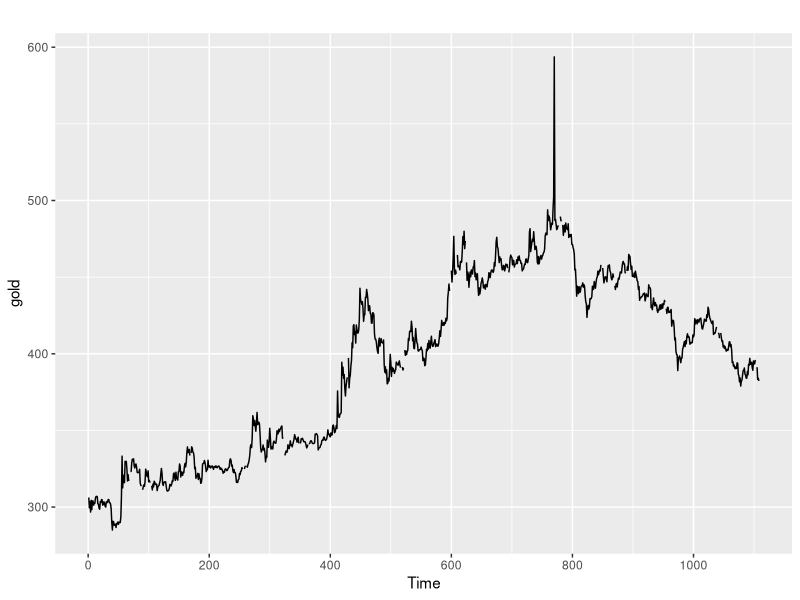
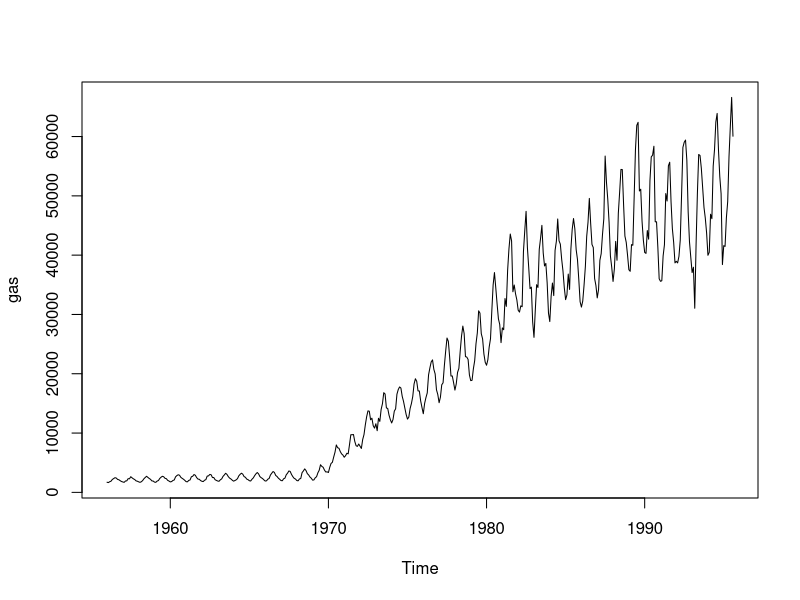
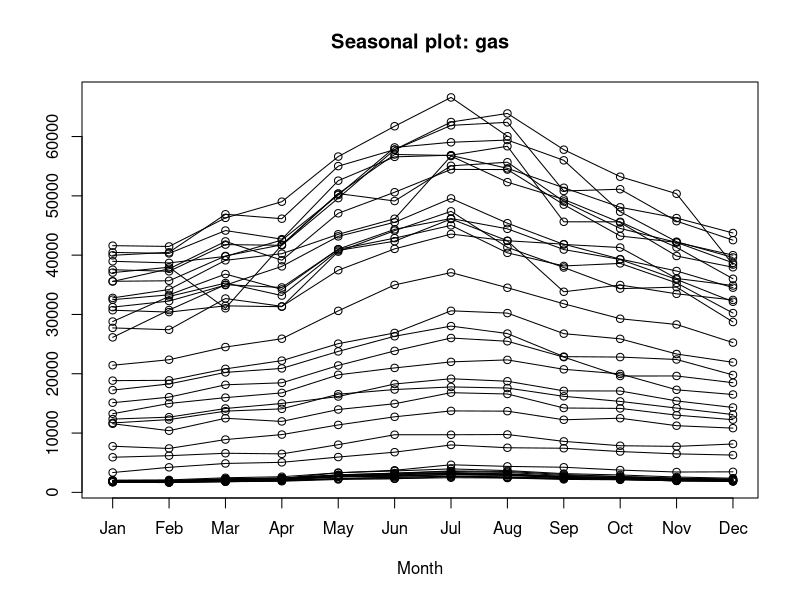
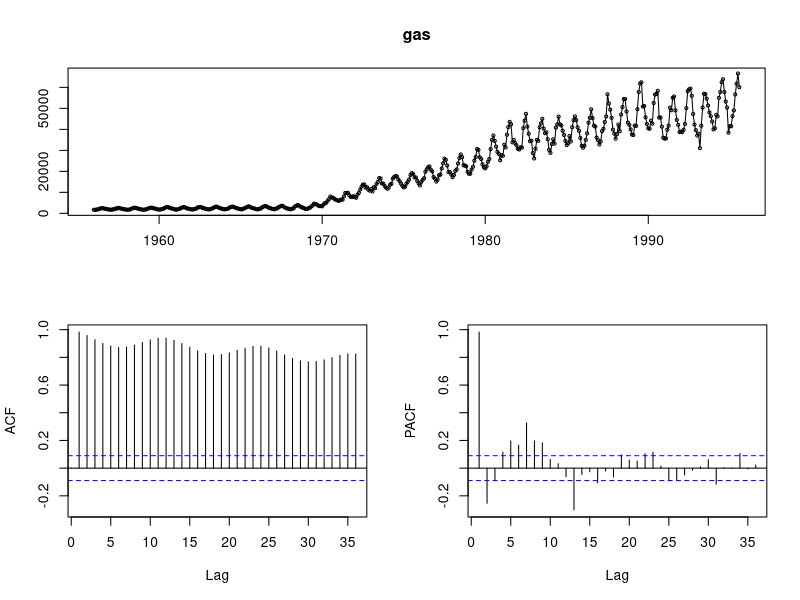
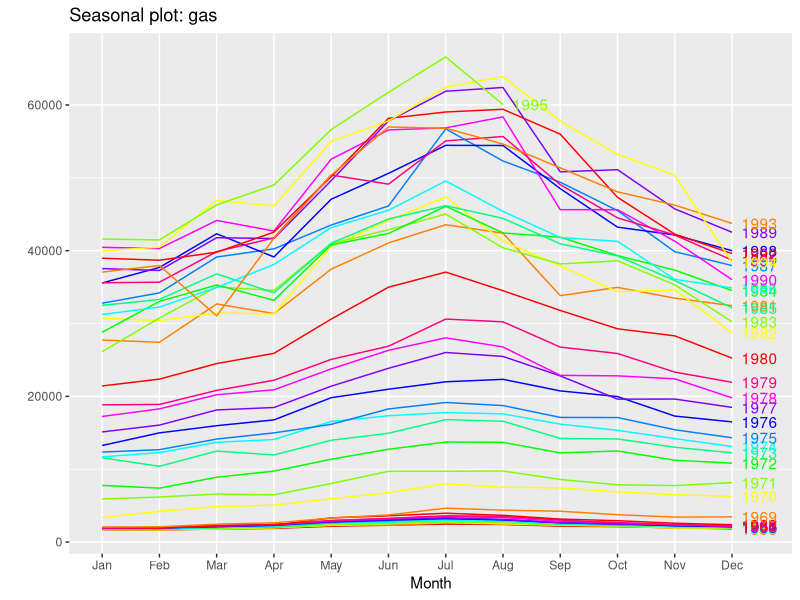
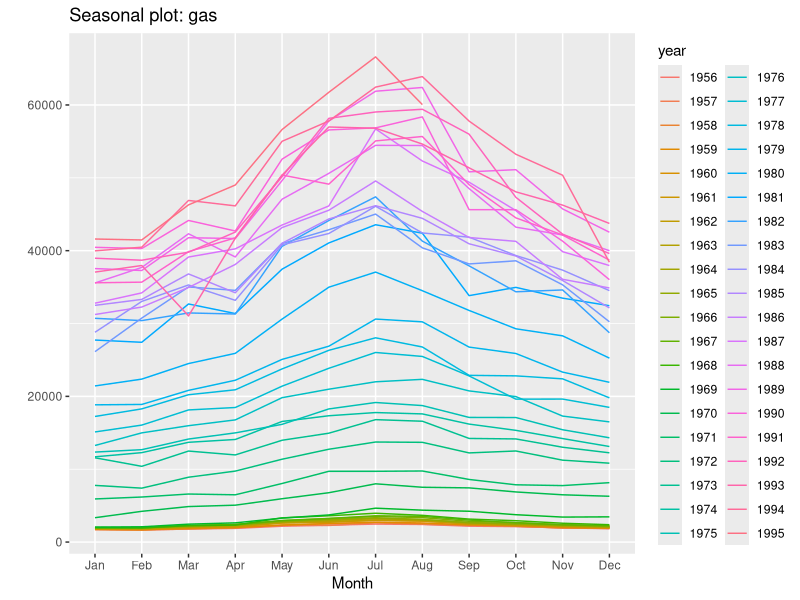
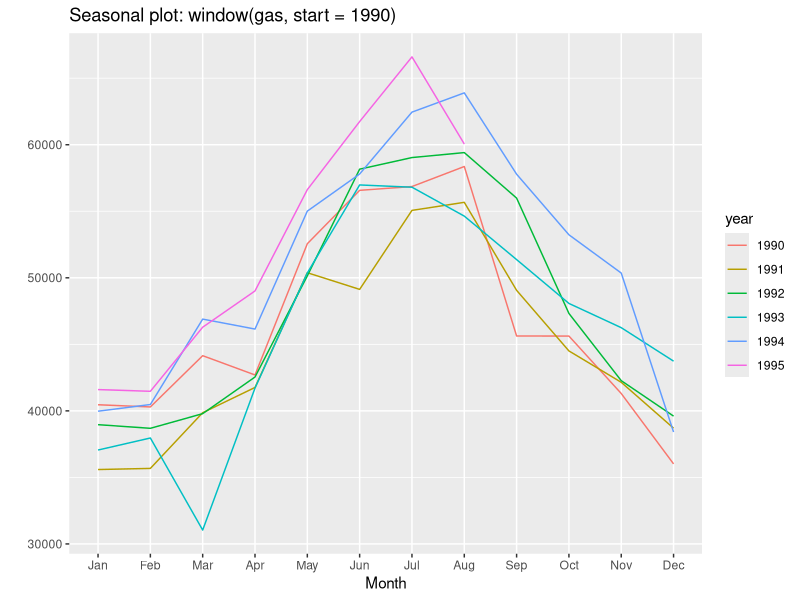
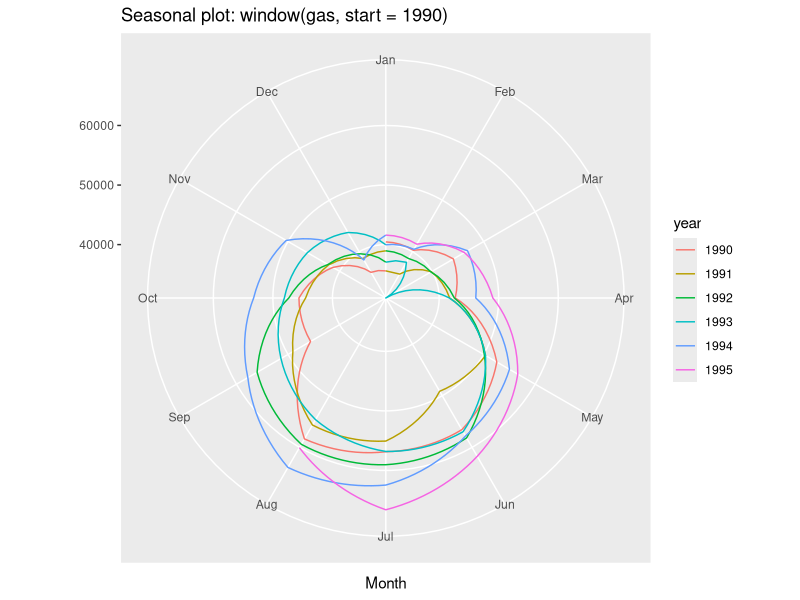

These figures' R source, in order:
#Advanced Statistic 2018
#LAB13 Additional Exercises
#Intro To Time Series Analysis - Part 1
#I have been trying to achive different solutions for same problems

#Exercises 1
#Install the Forecast package. The first step in any analysis is to see the data 
#and use the auto-plot to plot the gold data-set available in the forecast package.
install.packages("forecast")
library(forecast)
library(ggplot2)
autoplot(gold)
#Exercises 2
fr<-gold
median(fr, na.rm = T)
#403.225
#Exercises 3
plot(gas)
seasonplot(gas)
tsdisplay(gas)
ggseasonplot(gas, col=rainbow(12), year.labels=TRUE)
#Exercises 4
starta = c(1950, 2)
ggseasonplot(gas, start)
ggseasonplot(window(gas,start=1990))
#Exercises 5
ggseasonplot(window(gas,start=1990),polar = TRUE)
#Exercises 6
monthplot(gas)
#Exercises 7
findfrequency(gas) #answer:12
